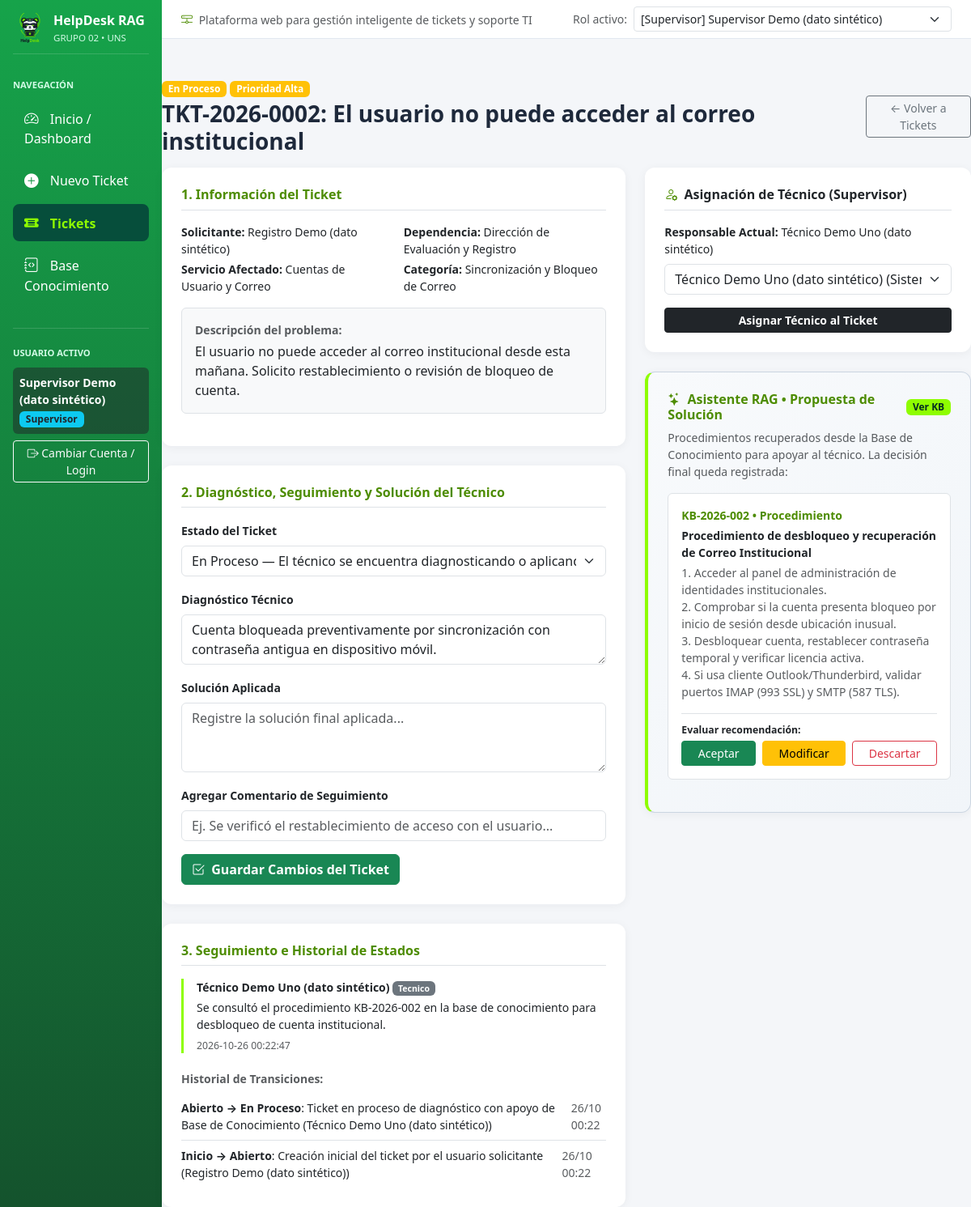
Before: /detalle_ticket.php?id=2 with the older database file.
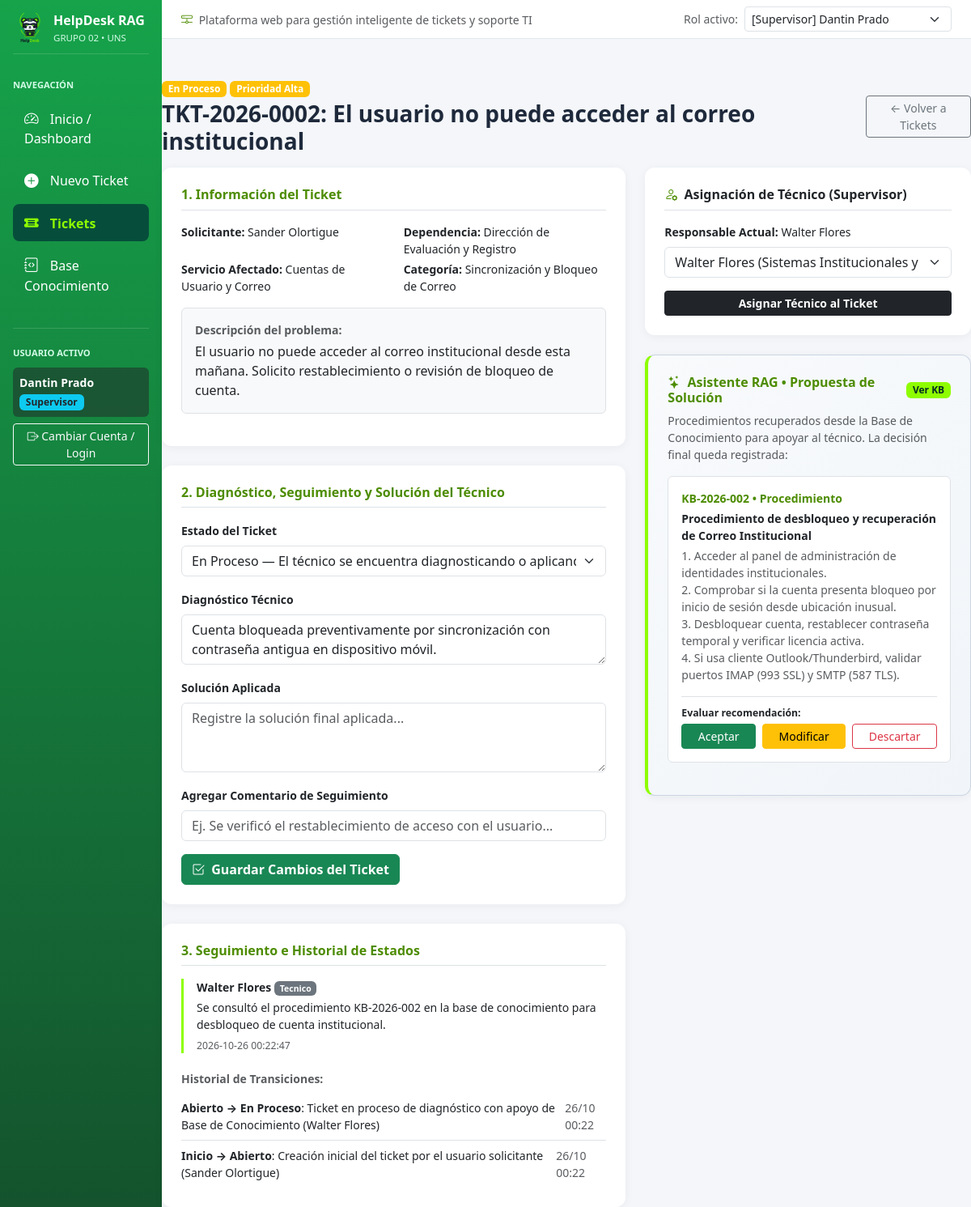
After: the same page with the newer database file.
### tables this page shows
CREATE TABLE usuarios (
    id_usuario INT AUTO_INCREMENT PRIMARY KEY,
    id_rol INT NOT NULL,
    codigo_institucional VARCHAR(20) NOT NULL UNIQUE,
    nombre_completo VARCHAR(120) NOT NULL,
    email VARCHAR(120) NOT NULL UNIQUE,
    password_hash VARCHAR(255) NOT NULL,
    dependencia_oficina VARCHAR(100) NOT NULL,
    especialidad_ti VARCHAR(100) NULL,
    activo TINYINT(1) NOT NULL DEFAULT 1,
    creado_en TIMESTAMP DEFAULT CURRENT_TIMESTAMP,
    CONSTRAINT fk_usuarios_rol FOREIGN KEY (id_rol) REFERENCES roles(id_rol)
        ON UPDATE CASCADE ON DELETE RESTRICT
);

CREATE TABLE tickets (
    id_ticket INT AUTO_INCREMENT PRIMARY KEY,
    codigo_ticket VARCHAR(25) NOT NULL UNIQUE,
    id_solicitante INT NOT NULL,
    id_tecnico_asignado INT NULL,
    id_supervisor_asignador INT NULL,
    id_servicio INT NOT NULL,
    id_categoria INT NOT NULL,
    id_prioridad INT NOT NULL,
    id_estado INT NOT NULL DEFAULT 1,
    asunto VARCHAR(180) NOT NULL,
    descripcion TEXT NOT NULL,
    diagnostico_tecnico TEXT NULL,
    solucion_aplicada TEXT NULL,
    fecha_registro TIMESTAMP DEFAULT CURRENT_TIMESTAMP,
    fecha_asignacion DATETIME NULL,
    fecha_resolucion DATETIME NULL,
    CONSTRAINT fk_ticket_solicitante FOREIGN KEY (id_solicitante) REFERENCES usuarios(id_usuario),
    CONSTRAINT fk_ticket_tecnico FOREIGN KEY (id_tecnico_asignado) REFERENCES usuarios(id_usuario),
    CONSTRAINT fk_ticket_supervisor FOREIGN KEY (id_supervisor_asignador) REFERENCES usuarios(id_usuario),
    CONSTRAINT fk_ticket_servicio FOREIGN KEY (id_servicio) REFERENCES servicios(id_servicio),
    CONSTRAINT fk_ticket_categoria FOREIGN KEY (id_categoria) REFERENCES categorias(id_categoria),
    CONSTRAINT fk_ticket_prioridad FOREIGN KEY (id_prioridad) REFERENCES prioridades(id_prioridad),
    CONSTRAINT fk_ticket_estado FOREIGN KEY (id_estado) REFERENCES estados(id_estado)
);

CREATE TABLE ticket_seguimiento (
    id_seguimiento INT AUTO_INCREMENT PRIMARY KEY,
    id_ticket INT NOT NULL,
    id_usuario INT NOT NULL,
    comentario TEXT NOT NULL,
    tipo_registro ENUM('Comentario', 'Diagnostico', 'Solucion') NOT NULL DEFAULT 'Comentario',
    fecha_registro TIMESTAMP DEFAULT CURRENT_TIMESTAMP,
    CONSTRAINT fk_seguimiento_ticket FOREIGN KEY (id_ticket) REFERENCES tickets(id_ticket)
        ON DELETE CASCADE,
    CONSTRAINT fk_seguimiento_usuario FOREIGN KEY (id_usuario) REFERENCES usuarios(id_usuario)
);

CREATE TABLE ticket_historial (
    id_historial INT AUTO_INCREMENT PRIMARY KEY,
    id_ticket INT NOT NULL,
    id_estado_anterior INT NULL,
    id_estado_nuevo INT NOT NULL,
    id_usuario_responsable INT NOT NULL,
    observacion VARCHAR(255) NOT NULL,
    fecha_cambio TIMESTAMP DEFAULT CURRENT_TIMESTAMP,
    CONSTRAINT fk_hist_ticket FOREIGN KEY (id_ticket) REFERENCES tickets(id_ticket) ON DELETE CASCADE,
    CONSTRAINT fk_hist_est_ant FOREIGN KEY (id_estado_anterior) REFERENCES estados(id_estado),
    CONSTRAINT fk_hist_est_nue FOREIGN KEY (id_estado_nuevo) REFERENCES estados(id_estado),
    CONSTRAINT fk_hist_usuario FOREIGN KEY (id_usuario_responsable) REFERENCES usuarios(id_usuario)
);

CREATE TABLE roles (
    id_rol INT AUTO_INCREMENT PRIMARY KEY,
    nombre VARCHAR(50) NOT NULL UNIQUE,
    descripcion VARCHAR(200) NOT NULL
);

CREATE TABLE estados (
    id_estado INT AUTO_INCREMENT PRIMARY KEY,
    nombre VARCHAR(40) NOT NULL UNIQUE,
    descripcion VARCHAR(150) NOT NULL,
    es_cerrado TINYINT(1) NOT NULL DEFAULT 0,
    color_badge VARCHAR(30) NOT NULL DEFAULT 'primary'
);

CREATE TABLE prioridades (
    id_prioridad INT AUTO_INCREMENT PRIMARY KEY,
    nombre VARCHAR(40) NOT NULL UNIQUE,
    nivel_orden INT NOT NULL,
    sla_horas INT NOT NULL DEFAULT 24,
    color_badge VARCHAR(30) NOT NULL DEFAULT 'secondary'
);

CREATE TABLE servicios (
    id_servicio INT AUTO_INCREMENT PRIMARY KEY,
    codigo_servicio VARCHAR(20) NOT NULL UNIQUE,
    nombre VARCHAR(100) NOT NULL UNIQUE,
    descripcion VARCHAR(255) NOT NULL,
    activo TINYINT(1) NOT NULL DEFAULT 1
);

CREATE TABLE categorias (
    id_categoria INT AUTO_INCREMENT PRIMARY KEY,
    id_servicio_default INT NULL,
    nombre VARCHAR(100) NOT NULL UNIQUE,
    descripcion VARCHAR(200) NOT NULL,
    CONSTRAINT fk_categoria_servicio FOREIGN KEY (id_servicio_default) REFERENCES servicios(id_servicio)
        ON UPDATE CASCADE ON DELETE SET NULL
);

### src/config/db.php (called while the page is built, shortened)
<?php
try {
    $pdo = conectarBD();
} catch (\PDOException $e) {
    die("<div style='font-family:sans-serif;padding:24px;background:#fef2f2;border:1px solid #ef4444;color:#991b1b;border-radius:8px;margin:20px;'>
            <h3>Error de Conexión a la Base de Datos</h3>
            <p>No se pudo conectar a <b>helpdesk_rag_db</b>: " . htmlspecialchars($e->getMessage()) . "</p>
            <p>Verifica que el servicio MySQL esté activo y hayas importado el script SQL del proyecto.</p>
         </div>");
}
if (!isset($_SESSION['usuario'])) {
    $stmtDefault = $pdo->query("
        SELECT u.*, r.nombre AS rol_nombre
        FROM usuarios u
        INNER JOIN roles r ON u.id_rol = r.id_rol
        WHERE u.id_usuario = 3 LIMIT 1
    ");
}
?>

### src/detalle_ticket.php (the view, shortened to what the changed rows need)
<?php
require_once __DIR__ . '/includes/header.php';
$id_ticket = intval($_GET['id'] ?? 0);
$stmtTicket = $pdo->prepare("
    SELECT t.*,
           u.nombre_completo AS solicitante, u.dependencia_oficina,
           tec.nombre_completo AS tecnico,
           s.nombre AS servicio,
           c.nombre AS categoria,
           p.nombre AS prioridad, p.color_badge AS color_prio,
           e.nombre AS estado, e.color_badge AS color_est
    FROM tickets t
    INNER JOIN usuarios u ON t.id_solicitante = u.id_usuario
    LEFT JOIN usuarios tec ON t.id_tecnico_asignado = tec.id_usuario
    INNER JOIN servicios s ON t.id_servicio = s.id_servicio
    INNER JOIN categorias c ON t.id_categoria = c.id_categoria
    INNER JOIN prioridades p ON t.id_prioridad = p.id_prioridad
    INNER JOIN estados e ON t.id_estado = e.id_estado
    WHERE t.id_ticket = ?
");
$stmtTicket->execute([$id_ticket]);
$ticket = $stmtTicket->fetch();
$seguimientos = $pdo->prepare("
    SELECT ts.*, u.nombre_completo, r.nombre AS rol
    FROM ticket_seguimiento ts
    INNER JOIN usuarios u ON ts.id_usuario = u.id_usuario
    INNER JOIN roles r ON u.id_rol = r.id_rol
    WHERE ts.id_ticket = ? ORDER BY ts.id_seguimiento DESC
");
$seguimientos->execute([$id_ticket]);
$listaSeguimiento = $seguimientos->fetchAll();
$historial = $pdo->prepare("
    SELECT th.*, ea.nombre AS est_ant, en.nombre AS est_nue, u.nombre_completo
    FROM ticket_historial th
    LEFT JOIN estados ea ON th.id_estado_anterior = ea.id_estado
    INNER JOIN estados en ON th.id_estado_nuevo = en.id_estado
    INNER JOIN usuarios u ON th.id_usuario_responsable = u.id_usuario
    WHERE th.id_ticket = ? ORDER BY th.id_historial DESC
");
$historial->execute([$id_ticket]);
$listaHistorial = $historial->fetchAll();
$tecnicos = $pdo->query("SELECT id_usuario, nombre_completo, especialidad_ti FROM usuarios WHERE id_rol = 3 AND activo = 1")->fetchAll();
$estados  = $pdo->query("SELECT * FROM estados")->fetchAll();
?>
<div class="d-flex justify-content-between align-items-center mb-3">
    <div>
        <span class="badge bg-<?= htmlspecialchars($ticket['color_est']) ?> mb-1"><?= htmlspecialchars($ticket['estado']) ?></span>
        <span class="badge bg-<?= htmlspecialchars($ticket['color_prio']) ?> mb-1">Prioridad <?= htmlspecialchars($ticket['prioridad']) ?></span>
        <h3 class="fw-bold mb-0"><?= htmlspecialchars($ticket['codigo_ticket']) ?>: <?= htmlspecialchars($ticket['asunto']) ?></h3>
    </div>
</div>
<div class="row g-4">
    <div class="col-lg-7">
        <div class="card p-4 mb-4">
            <div class="row small mb-3">
                <div class="col-sm-6"><strong>Solicitante:</strong> <?= htmlspecialchars($ticket['solicitante']) ?></div>
                <div class="col-sm-6"><strong>Dependencia:</strong> <?= htmlspecialchars($ticket['dependencia_oficina']) ?></div>
                <div class="col-sm-6 mt-1"><strong>Servicio Afectado:</strong> <?= htmlspecialchars($ticket['servicio']) ?></div>
                <div class="col-sm-6 mt-1"><strong>Categoría:</strong> <?= htmlspecialchars($ticket['categoria']) ?></div>
            </div>
            <div class="p-3 bg-light rounded border mb-3">
                <div class="small fw-bold text-muted mb-1">Descripción del problema:</div>
                <div><?= nl2br(htmlspecialchars($ticket['descripcion'])) ?></div>
            </div>
        </div>
        <div class="card p-4 mb-4">
            <form method="POST" action="detalle_ticket.php?id=<?= $id_ticket ?>">
                <div class="mb-3">
                    <label class="form-label fw-semibold small">Estado del Ticket</label>
                    <select name="id_estado" class="form-select">
                        <?php foreach ($estados as $e): ?>
                            <option value="<?= $e['id_estado'] ?>" <?= $e['id_estado'] == $ticket['id_estado'] ? 'selected' : '' ?>>
                                <?= htmlspecialchars($e['nombre']) ?> — <?= htmlspecialchars($e['descripcion']) ?>
                            </option>
                        <?php endforeach; ?>
                    </select>
                </div>
                <div class="mb-3">
                    <label class="form-label fw-semibold small">Diagnóstico Técnico</label>
                    <textarea name="diagnostico_tecnico" rows="2" class="form-control" placeholder="Registre el diagnóstico técnico..."><?= htmlspecialchars($ticket['diagnostico_tecnico'] ?? '') ?></textarea>
                </div>
            </form>
        </div>
        <div class="card p-4">
            <?php foreach ($listaSeguimiento as $seg): ?>
                <div class="border-start border-primary border-3 ps-3 mb-3 small">
                    <div class="fw-bold"><?= htmlspecialchars($seg['nombre_completo']) ?> <span class="badge bg-secondary"><?= htmlspecialchars($seg['rol']) ?></span></div>
                    <div class="text-dark my-1"><?= htmlspecialchars($seg['comentario']) ?></div>
                    <small class="text-muted"><?= $seg['fecha_registro'] ?></small>
                </div>
            <?php endforeach; ?>
            <ul class="list-group list-group-flush small">
                <?php foreach ($listaHistorial as $h): ?>
                    <li class="list-group-item px-0 d-flex justify-content-between">
                        <span>
                            <strong><?= htmlspecialchars($h['est_ant'] ?? 'Inicio') ?> → <?= htmlspecialchars($h['est_nue']) ?></strong>:
                            <?= htmlspecialchars($h['observacion']) ?> (<?= htmlspecialchars($h['nombre_completo']) ?>)
                        </span>
                        <span class="text-muted"><?= date('d/m H:i', strtotime($h['fecha_cambio'])) ?></span>
                    </li>
                <?php endforeach; ?>
            </ul>
        </div>
    </div>
    <div class="col-lg-5">
        <div class="card p-4 mb-4">
            <form method="POST" action="detalle_ticket.php?id=<?= $id_ticket ?>">
                <div class="mb-2 small">
                    <strong>Responsable Actual:</strong> <?= htmlspecialchars($ticket['tecnico'] ?? 'Sin asignar') ?>
                </div>
                <select name="id_tecnico" class="form-select mb-3" required>
                    <?php foreach ($tecnicos as $tec): ?>
                        <option value="<?= $tec['id_usuario'] ?>" <?= $tec['id_usuario'] == $ticket['id_tecnico_asignado'] ? 'selected' : '' ?>>
                            <?= htmlspecialchars($tec['nombre_completo']) ?> (<?= htmlspecialchars($tec['especialidad_ti']) ?>)
                        </option>
                    <?php endforeach; ?>
                </select>
                <button type="submit" name="asignar_tecnico" class="btn btn-dark btn-sm w-100 fw-semibold">
                    Asignar Técnico al Ticket
                </button>
            </form>
        </div>
    </div>
</div>
<?php require_once __DIR__ . '/includes/footer.php'; ?>

### src/includes/header.php (shortened to what the changed rows need)
<?php
require_once __DIR__ . '/../config/db.php';
$usuarioActual = $_SESSION['usuario'];
$perfilesDemo  = $pdo->query("
    SELECT u.id_usuario, u.nombre_completo, r.nombre AS rol
    FROM usuarios u
    INNER JOIN roles r ON u.id_rol = r.id_rol
    ORDER BY u.id_rol
")->fetchAll();
?>
<!DOCTYPE html>
<html lang="es">
<head>
    <link href="https://cdn.jsdelivr.net/npm/bootstrap@5.3.2/dist/css/bootstrap.min.css" rel="stylesheet">
    <link href="https://cdn.jsdelivr.net/npm/bootstrap-icons@1.11.3/font/bootstrap-icons.css" rel="stylesheet">
    <link href="assets/css/styles.css" rel="stylesheet">
</head>
<body>
<div class="container-fluid">
    <div class="row">
        <nav class="col-md-3 col-lg-2 d-md-block sidebar p-3">
            <div class="mt-4 pt-3 border-top border-secondary">
                <div class="mt-2 p-2 rounded bg-dark bg-opacity-50">
                    <div class="fw-semibold small text-white"><?= htmlspecialchars($usuarioActual['nombre_completo']) ?></div>
                    <span class="badge bg-info text-dark mt-1"><?= htmlspecialchars($usuarioActual['rol_nombre']) ?></span>
                </div>
            </div>
        </nav>
        <main class="col-md-9 ms-sm-auto col-lg-10 px-0">
            <div class="topbar px-4 py-2 d-flex flex-wrap justify-content-between align-items-center">
                <div class="d-flex align-items-center gap-2">
                    <form method="GET" class="d-inline">
                        <select name="cambiar_perfil" class="form-select form-select-sm" onchange="this.form.submit()">
                            <?php foreach ($perfilesDemo as $pf): ?>
                                <option value="<?= $pf['id_usuario'] ?>" <?= $pf['id_usuario'] == $usuarioActual['id_usuario'] ? 'selected' : '' ?>>
                                    [<?= htmlspecialchars($pf['rol']) ?>] <?= htmlspecialchars($pf['nombre_completo']) ?>
                                </option>
                            <?php endforeach; ?>
                        </select>
                    </form>
                </div>
            </div>

Changed rows visible on the page:
changed usuarios "Supervisor": nombre_completo "Supervisor Demo (dato sintético)" → "Dantin Prado"
changed through a linked row, tickets "El usuario no puede acceder al correo institucional": id_solicitante.nombre_completo "Registro Demo (dato sintético)" → "Sander Olortigue"; id_tecnico_asignado.nombre_completo "Técnico Demo Uno (dato sintético)" → "Walter Flores"; id_tecnico "Técnico Demo Uno (dato sintético) (Sistemas Institucionales y Correo)" → "Walter Flores (Sistemas Institucionales y Correo)"
changed through a linked row, ticket_seguimiento "Tecnico": id_usuario.nombre_completo "Técnico Demo Uno (dato sintético)" → "Walter Flores"
changed through a linked row, ticket_historial "Ticket en proceso de diagnóstico con apoyo de Base de Conocimiento": id_usuario_responsable.nombre_completo "Técnico Demo Uno (dato sintético)" → "Walter Flores"
changed through a linked row, ticket_historial "Creación inicial del ticket por el usuario solicitante": id_usuario_responsable.nombre_completo "Registro Demo (dato sintético)" → "Sander Olortigue"
Other visible differences:
form field cambiar_perfil: "[Supervisor] Supervisor Demo (dato sintético)" → "[Supervisor] Dantin Prado"
